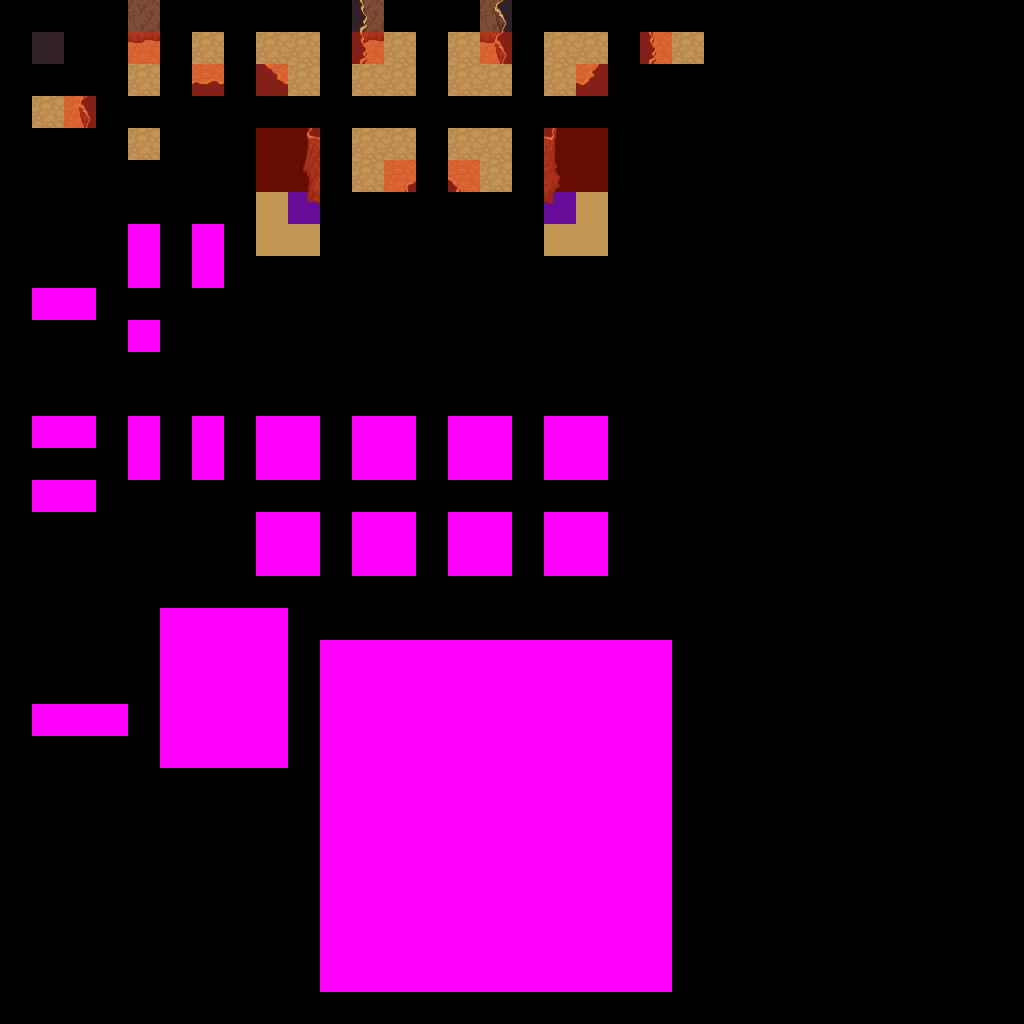

A 2D game scene composited from a Tiled map and its tileset images. What follows is a short description and the map's XML, with each tile layer's data collapsed to a summary:
An orthogonal 32x32 tile map with 32x32 px tiles, 6 tile layers (regions, input_rules, output_background, output_fringe, ...), 6 tilesets.

<map version="1.0" orientation="orthogonal" width="32" height="32" tilewidth="32" tileheight="32">
 <properties>
  <property name="DeleteTiles" value="False" />
  <property name="NoOverlappingRules" value="True" />
 </properties>
 <tileset firstgid="1" name="32" tilewidth="32" tileheight="32">
  <image source="../masters/32.png" width="960" height="1248" />
 </tileset>
 <tileset firstgid="1171" name="64" tilewidth="32" tileheight="64">
  <image source="../masters/64.png" width="960" height="256" />
 </tileset>
 <tileset firstgid="1291" name="96" tilewidth="32" tileheight="96">
  <image source="../masters/96.png" width="960" height="384" />
 </tileset>
 <tileset firstgid="1411" name="128" tilewidth="32" tileheight="128">
  <image source="../masters/128.png" width="960" height="256" />
 </tileset>
 <tileset firstgid="1471" name="tiled_collision" tilewidth="32" tileheight="32">
  <image source="../masters/tiled_collision.png" width="480" height="32" />
 </tileset>
 <tileset firstgid="1486" name="automap" tilewidth="32" tileheight="32">
  <image source="../automap.png" width="128" height="128" />
 </tileset>
 <layer name="regions" width="32" height="32">
  <data>[1024 cells, 233 non-empty, 1 distinct tile ids]</data>
 </layer>
 <layer name="input_rules" width="32" height="32">
  <data>[1024 cells, 42 non-empty, 2 distinct tile ids]</data>
 </layer>
 <layer name="output_background" width="32" height="32">
  <data>[1024 cells, 34 non-empty, 2 distinct tile ids]</data>
 </layer>
 <layer name="output_fringe" width="32" height="32">
  <data>[1024 cells, 0 non-empty, 0 distinct tile ids]</data>
 </layer>
 <layer name="output_object" width="32" height="32">
  <data>[1024 cells, 12 non-empty, 12 distinct tile ids]</data>
 </layer>
 <layer name="output_collision" width="32" height="32">
  <data>[1024 cells, 20 non-empty, 1 distinct tile ids]</data>
 </layer>
</map>
